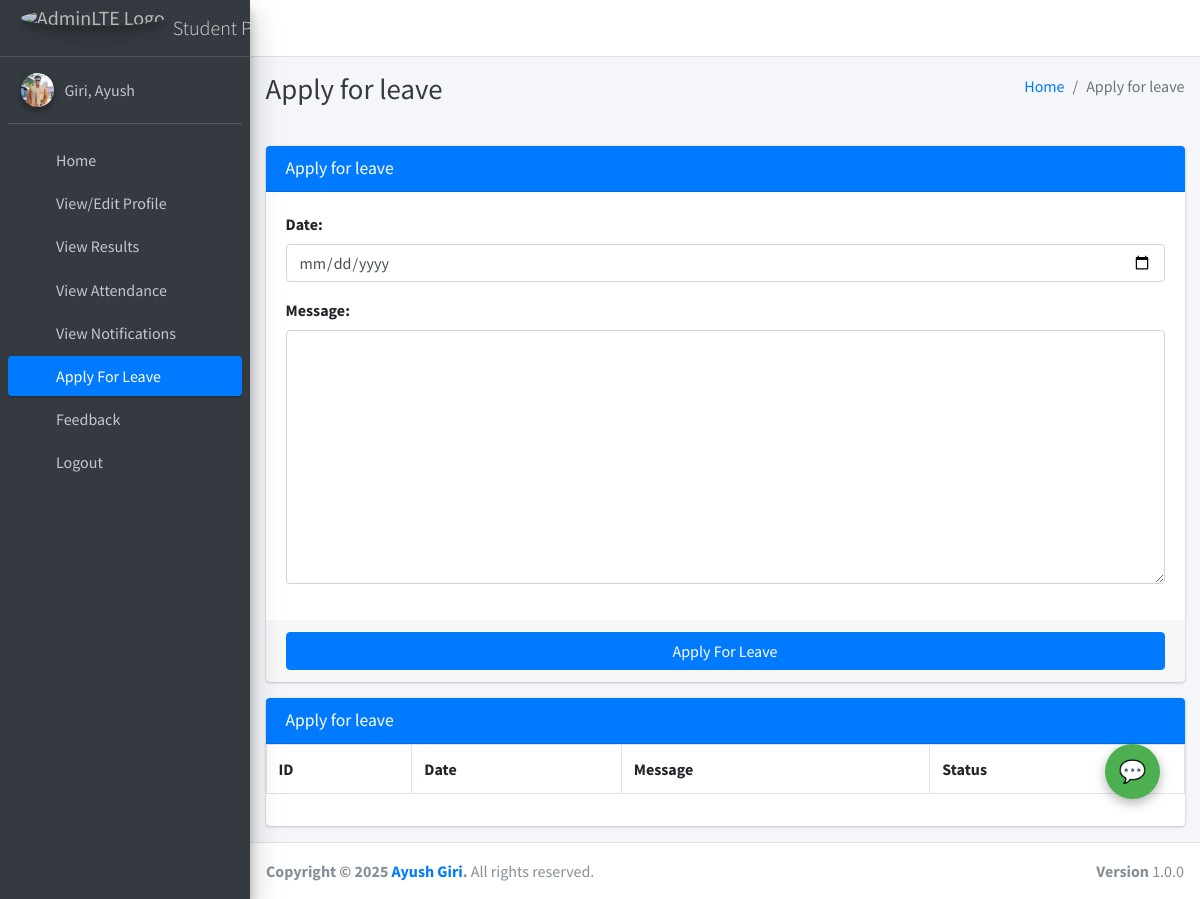
/student/apply/leave/ (signed in), run on the app's committed database.
### main_app/models.py (models this page shows)
class CustomUser(AbstractUser):
    USER_TYPE = ((1, "HOD"), (2, "Staff"), (3, "Student"))
    GENDER = [("M", "Male"), ("F", "Female")]
    username = None  # Removed username, using email instead
    email = models.EmailField(unique=True)
    user_type = models.CharField(default=1, choices=USER_TYPE, max_length=1)
    gender = models.CharField(max_length=1, choices=GENDER)
    profile_pic = models.ImageField()
    address = models.TextField()
    fcm_token = models.TextField(default="")  # For firebase notifications
    created_at = models.DateTimeField(auto_now_add=True)
    updated_at = models.DateTimeField(auto_now=True)
    USERNAME_FIELD = "email"
    REQUIRED_FIELDS = []
    objects = CustomUserManager()
    def __str__(self):
        return self.last_name + ", " + self.first_name

### main_app/student_views.py (the view, shortened to what this page needs)
# urls.py: path("student/apply/leave/", student_views.student_apply_leave,
def student_apply_leave(request):
    form = LeaveReportStudentForm(request.POST or None)
    student = get_object_or_404(Student, admin_id=request.user.id)
    context = {
        'form': form,
        'leave_history': LeaveReportStudent.objects.filter(student=student),
        'page_title': 'Apply for leave'
    }
    return render(request, "student_template/student_apply_leave.html", context)

### main_app/templates/student_template/student_apply_leave.html (shortened to what this page needs)
{% extends 'main_app/base.html' %}
{% load static %}
{% block page_title %}{{page_title}}{% endblock page_title %}
{% block content %}
<section class="content">
    <div class="container-fluid">
        <div class="row">
            <div class="col-md-12">
                <div class="card card-primary">
                    <div class="card-header">
                        <h3 class="card-title">{{page_title}}</h3>
                    </div>
                    {% include "main_app/form_template.html" with messages=messages  form=form button_text="Apply For Leave"%}
                </div>
<div class="card card-primary">
    <div class="card-header"><h3 class="card-title">{{page_title}}</h3></div>
   <div class="table">
       <table class="table table-bordered">
           <tr>
               <th>ID</th>
               <th>Date</th>
               <th>Message</th>
                <th>Status</th>
        </tr>
        </table>
    </div>
    </div>
            </div>
        </div>
    </div>
</section>
{% endblock content %}

### main_app/templates/main_app/sidebar_template.html (shortened to what this page needs)
{% load static %}
<aside class="main-sidebar sidebar-dark-primary elevation-4">
{% if request.user.user_type == '1' %}
    <a href="{% url 'admin_home' %}" class="brand-link">
        <img src="{% static 'dist/img/AdminLTELogo.png' %} " alt="AdminLTE Logo"
            class="brand-image img-circle elevation-3" style="opacity: .8">
        <span class="brand-text font-weight-light">Admin Panel</span>
    </a>
    <div class="sidebar">
        <div class="user-panel mt-3 pb-3 mb-3 d-flex">
            <div class="image">
                <img src="{{ request.user.profile_pic}}" class="img-circle elevation-2" alt="User Image">
            </div>
            <div class="info">
                <a href="#" class="d-block">{{user}}</a>
            </div>
        </div>
        <nav class="mt-2">
            <ul class="nav nav-pills nav-sidebar flex-column" data-widget="treeview" role="menu" data-accordion="false">
                <li class="nav-item">
                    {% url 'admin_home' as admin_home %}
                    <a href="{{admin_home}}" class="nav-link {% if admin_home == request.path %} active {% endif %}">
                        <i class="nav-icon fas fa-th"></i>
                        <p>
                            Home
                        </p>
                    </a>
                </li>
                <li class="nav-item">
                    {% url 'admin_view_profile' as admin_view_profile %}
                    <a href="{{admin_view_profile}}" class="nav-link {% if admin_view_profile == request.path %} active {% endif %}">
                        <i class="nav-icon fas fa-th"></i>
                        <p>
                            View/Edit Profile
                        </p>
                    </a>
                </li>
                <li class="nav-item">
                    {% url 'admin_notify_staff' as admin_notify_staff %}
                    <a href="{{admin_notify_staff}}" class="nav-link {% if admin_notify_staff == request.path %} active {% endif %}">
                        <i class="nav-icon fas fa-th"></i>
                        <p>
                            Notify Staff
                        </p>
                    </a>
                </li>
                <li class="nav-item">
                    {% url 'admin_notify_student' as admin_notify_student %}
                    <a href="{{admin_notify_student}}" class="nav-link {% if admin_notify_student == request.path %} active {% endif %}">
                        <i class="nav-icon fas fa-th"></i>
                        <p>
                            Notify Student
                        </p>
                    </a>
                </li>
                <li class="nav-item">
                    {% url 'add_staff' as add_staff %}
                    <a href="{{add_staff}}" class="nav-link {% if add_staff == request.path %} active {% endif %}">
                        <i class="nav-icon fas fa-th"></i>
                        <p>
                            Add Staff
                        </p>
                    </a>
                </li>
                <li class="nav-item">
                    {% url 'manage_staff' as manage_staff %}
                    {% url 'edit_staff' staff_id as edit_staff %}
                    <a href="{{manage_staff}}"
                        class="nav-link {% if manage_staff == request.path or request.path == edit_staff %} active {% endif %}">
                        <i class="nav-icon fas fa-th"></i>
                        <p>
                            Manage Staff
                        </p>
                    </a>
                </li>
                <li class="nav-item">
                    {% url 'add_student' as add_student%}
                    <a href="{{add_student}}" class="nav-link  {% if add_student == request.path %} active {% endif %}">
                        <i class="nav-icon fas fa-th"></i>
                        <p>
                            Add Student
                        </p>
                    </a>
                </li>
                <li class="nav-item">
                    {% url 'manage_student' as manage_student %}
                    {% url 'edit_student' student_id as edit_student %}
                    <a href="{{manage_student}}"
                        class="nav-link  {% if edit_student == request.path or manage_student == request.path %} active {% endif %}">
                        <i class="nav-icon fas fa-th"></i>
                        <p>
                            Manage Student
                        </p>
                    </a>
                </li>
                <li class="nav-item">
                    {% url 'add_course' as add_course %}
                    <a href="{{add_course}}" class="nav-link  {% if add_course == request.path %} active {% endif %}">
                        <i class="nav-icon fas fa-th"></i>
                        <p>
                            Add Course
                        </p>
                    </a>
                </li>
                <li class="nav-item">
                    {% url 'manage_course' as manage_course %}
                    {% url 'edit_course' course_id as edit_course %}
                    <a href="{{manage_course}}"
                        class="nav-link  {% if edit_course == request.path or manage_course == request.path %} active {% endif %}">
                        <i class="nav-icon fas fa-th"></i>
                        <p>
                            Manage Course
                        </p>
                    </a>
                </li>
                <li class="nav-item">
                    {% url 'add_subject' as add_subject %}
                    <a href="{{add_subject}}" class="nav-link  {% if add_subject == request.path %} active {% endif %}">
                        <i class="nav-icon fas fa-th"></i>
                        <p>
                            Add Subject
                        </p>
                    </a>
                </li>
                <li class="nav-item">
                    {% url 'manage_subject' as manage_subject %}
                    {% url 'edit_subject' subject_id as edit_subject %}
                    <a href="{{manage_subject}}"
                        class="nav-link  {% if edit_subject == request.path or manage_subject == request.path %} active {% endif %}">
                        <i class="nav-icon fas fa-th"></i>
                        <p>
                            Manage Subject
                        </p>
                    </a>
                </li>
                <li class="nav-item">
                    {% url 'add_session' as add_session %}
                    <a href="{{add_session}}" class="nav-link  {% if add_session == request.path %} active {% endif %}">
                        <i class="nav-icon fas fa-th"></i>
                        <p>
                            Add Session
                        </p>
                    </a>
                </li>
                <li class="nav-item">
                {% url 'manage_session' as manage_session %}
                {% url 'edit_session' session_id as edit_session %}
                <a href="{{manage_session}}"
                    class="nav-link  {% if edit_session == request.path or manage_session == request.path %} active {% endif %}">
                    <i class="nav-icon fas fa-th"></i>
                    <p>
                        Manage Session
                    </p>
                </a>
        </li>
                <li class="nav-item">
                    {% url 'admin_view_attendance' as admin_view_attendance %}
                    <li class="nav-item">
                        <a href="{{admin_view_attendance}}" class="nav-link  {% if admin_view_attendance == request.path %} active {% endif %}">
                            <i class="nav-icon fas fa-th"></i>
                            <p>
                                View Attendance
                            </p>
                        </a>
                    </li>
            <li class="nav-item">
                {% url 'student_feedback_message' as student_feedback_message %}
                <a href="{{ student_feedback_message }}" class="nav-link  {% if student_feedback_message == request.path %} active {% endif %}">
                    <i class="nav-icon fas fa-th"></i>
                    <p>
                        Student Feedback
                        </p>
                    </a>
                </li>
                <li class="nav-item">
                {% url 'staff_feedback_message' as staff_feedback_message %}
                    <a href="{{staff_feedback_message}}" class="nav-link   {% if staff_feedback_message == request.path %} active {% endif %}">
                        <i class="nav-icon fas fa-th"></i>
                        <p>
                            Staff Feedback
                        </p>
                    </a>
                </li>
                <li class="nav-item">
                {% url 'view_staff_leave' as view_staff_leave %}
                    <a href="{{view_staff_leave}}" class="nav-link  {% if view_staff_leave == request.path %} active {% endif %}">
                        <i class="nav-icon fas fa-th"></i>
                        <p>
                            Staff Leave
                        </p>
                    </a>
                </li>
                <li class="nav-item">
                {% url 'view_student_leave' as view_student_leave %}
                    <a href="{% url 'view_student_leave' %}" class="nav-link  {% if view_student_leave == request.path %} active {% endif %}">
                        <i class="nav-icon fas fa-th"></i>
                        <p>
                            Student Leave
                        </p>
                    </a>
                </li>
{% else %}
    <a href="" class="brand-link">
        <img src="{% static 'dist/img/AdminLTELogo.png' %} " alt="AdminLTE Logo"
            class="brand-image img-circle elevation-3" style="opacity: .8">
        <span class="brand-text font-weight-light">Student Panel</span>
    </a>
    <div class="sidebar">
        <div class="user-panel mt-3 pb-3 mb-3 d-flex">
            <div class="image">
                <img src="{{ request.user.profile_pic}}" class="img-circle elevation-2" alt="User Image">
            </div>
            <div class="info">
                <a href="#" class="d-block">{{user}}</a>
            </div>
        </div>
        <nav class="mt-2">
            <ul class="nav nav-pills nav-sidebar flex-column" data-widget="treeview" role="menu" data-accordion="false">
                <li class="nav-item">
                    {% url 'student_home' as student_home %}
                    <a href="{{student_home}}" class="nav-link {% if student_home == request.path %} active {% endif %}">
                        <i class="nav-icon fas fa-th"></i>
                        <p>
                            Home
                        </p>
                    </a>
                </li>
                <li class="nav-item">
                    {% url 'student_view_profile' as student_view_profile %}
                    <a href="{{student_view_profile}}" class="nav-link {% if student_view_profile == request.path %} active {% endif %}">
                        <i class="nav-icon fas fa-th"></i>
                        <p>
                            View/Edit Profile
                        </p>
                    </a>
                </li>
                <li class="nav-item">
                    {% url 'student_view_result' as student_view_result %}
                    <a href="{% url 'student_view_result' %}" class="nav-link {% if student_view_result == request.path %} active {% endif %}">
                        <i class="nav-icon fas fa-th"></i>
                        <p>
                            View Results
                        </p>
                    </a>
                </li>
                <li class="nav-item">
                    {% url 'student_view_attendance' as student_view_attendance %}
                    <a href="{{student_view_attendance}}" class="nav-link {% if student_view_attendance == request.path %} active {% endif %}">
                        <i class="nav-icon fas fa-th"></i>
                        <p>View Attendance</p>
                    </a>
                </li>
                <li class="nav-item">
                    {% url 'student_view_notification' as student_view_notification %}
                    <a href="{{student_view_notification}}" class="nav-link {% if student_view_notification == request.path %} active {% endif %}">
                        <i class="nav-icon fas fa-th"></i>
                        <p>
                           View Notifications
                        </p>
                    </a>
                </li>
                <li class="nav-item">
                    {% url 'student_apply_leave' as student_apply_leave %}
                    <a href="{{student_apply_leave}}" class="nav-link {% if student_apply_leave == request.path %} active {% endif %}">
                        <i class="nav-icon fas fa-th"></i>
                        <p>
                           Apply For Leave
                        </p>
                    </a>
                </li>
                <li class="nav-item">
                    {% url 'student_feedback' as student_feedback %}
                    <a href="{{student_feedback}}" class="nav-link {% if student_feedback == request.path %} active {% endif %}">
                        <i class="nav-icon fas fa-th"></i>
                        <p>
                           Feedback
                        </p>
                    </a>
                </li>
{% endif %}
<li class="nav-item">
    <a href="{% url 'user_logout' %}" onclick="return confirm('Your session would be terminated.\n\nProceed?')" class="nav-link">
        <i class="nav-icon fas fa-th"></i>
        <p>
            Logout
        </p>
    </a>
</li>
</ul>
</nav>
</div>
</aside>

### data on the page
CustomUser: user.profile_pic (picture), last_name+first_name "Giri, Ayush"

### other printed values
{{ page_title }} "Apply for leave"
{{ field.label_tag }} "Date:" "Message:"
{{ button_text }} "Apply For Leave"
